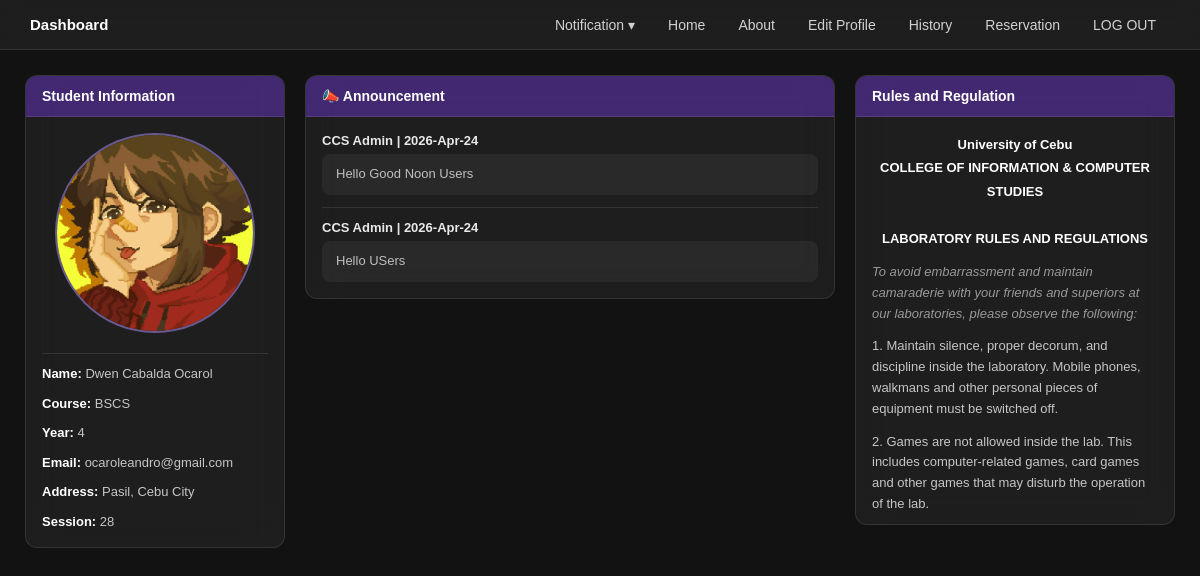
Screenshot of /home.php (signed in) with the database file from the repository.
### tables this page shows
CREATE TABLE `students` (
  `id` int(11) NOT NULL,
  `last_name` varchar(50) NOT NULL,
  `first_name` varchar(50) NOT NULL,
  `middle_name` varchar(50) DEFAULT NULL,
  `student_password` varchar(100) NOT NULL,
  `course` varchar(50) NOT NULL,
  `course_level` int(11) NOT NULL,
  `email` varchar(50) NOT NULL,
  `address` varchar(75) NOT NULL,
  `profile_image` varchar(100) DEFAULT 'IMG_Default.jpg',
  `session` int(11) DEFAULT 30
);

CREATE TABLE `announcements` (
  `id` int(11) NOT NULL,
  `posted_by` varchar(100) NOT NULL DEFAULT 'CCS Admin',
  `content` text NOT NULL,
  `created_at` datetime NOT NULL DEFAULT current_timestamp()
);

### home.php (the view, shortened to what this page needs)
<?php
require_once "includes/dbh.inc.php";
$query = "SELECT * FROM students WHERE id = ?";
$stmt  = $pdo->prepare($query);
$stmt->execute([$_SESSION["id"]]);
$student = $stmt->fetch(PDO::FETCH_ASSOC);
$announcements = $pdo->query("SELECT * FROM announcements ORDER BY created_at DESC")
                      ->fetchAll(PDO::FETCH_ASSOC);
?>
<!DOCTYPE html>
<html lang="en">
<head>
    <link rel="stylesheet" href="/MonitoringSystem/style.css">
</head>
<body>
    <nav>
        <span class="nav-brand">Dashboard</span>
        <ul class="nav-links">
            <li class="dropdown"><a href="#">Notification &#9662;</a></li>
            <li><a href="home.php">Home</a></li>
            <li><a href="#">About</a></li>
            <li><a href="editProfile.php">Edit Profile</a></li>
            <li><a href="#">History</a></li>
            <li><a href="#">Reservation</a></li>
            <li><a href="logout.php">LOG OUT</a></li>
        </ul>
    </nav>
    <div class="dashboard-container">
        <div class="dashboard-panel">
            <div class="panel-header">Student Information</div>
            <div class="panel-body student-info">
                <div class="student-avatar">
                    <img src="images/students/<?php echo !empty($student['profile_image']) ? htmlspecialchars($student['profile_image']) : 'IMG_Default.jpg'; ?>" alt="Avatar">
                </div>
                <hr>
                <p><strong>Name:</strong> <?php echo htmlspecialchars($student['first_name'] . ' ' . $student['middle_name'] . ' ' . $student['last_name']); ?></p>
                <p><strong>Course:</strong> <?php echo htmlspecialchars($student['course']); ?></p>
                <p><strong>Year:</strong> <?php echo htmlspecialchars($student['course_level']); ?></p>
                <p><strong>Email:</strong> <?php echo htmlspecialchars($student['email']); ?></p>
                <p><strong>Address:</strong> <?php echo htmlspecialchars($student['address']); ?></p>
                <p><strong>Session:</strong> <?php echo (int) $student['session']; ?></p>
            </div>
        </div>
        <div class="dashboard-panel">
            <div class="panel-header">&#128227; Announcement</div>
            <div class="panel-body announcement-body">
                <?php if (empty($announcements)): ?>
                    <p style="font-size:13px; color:rgba(255,255,255,0.4);">No announcements yet.</p>
                <?php else: ?>
                    <?php foreach ($announcements as $i => $a): ?>
                        <?php if ($i > 0): ?><hr><?php endif; ?>
                        <div class="announcement-item">
                            <p class="announcement-meta">
                                <?php echo htmlspecialchars($a['posted_by']); ?> |
                                <?php echo date('Y-M-d', strtotime($a['created_at'])); ?>
                            </p>
                            <div class="announcement-content">
                                <p><?php echo nl2br(htmlspecialchars($a['content'])); ?></p>
                            </div>
                        </div>
                    <?php endforeach; ?>
                <?php endif; ?>
            </div>
        </div>
        <div class="dashboard-panel">
            <div class="panel-header">Rules and Regulation</div>
            <div class="panel-body rules-body">
                <p class="rules-institution">University of Cebu<br>COLLEGE OF INFORMATION &amp; COMPUTER STUDIES<br><br>LABORATORY RULES AND REGULATIONS</p>
                <p class="rules-intro">To avoid embarrassment and maintain camaraderie with your friends and superiors at our laboratories, please observe the following:</p>
                <p>1. Maintain silence, proper decorum, and discipline inside the laboratory. Mobile phones, walkmans and other personal pieces of equipment must be switched off.</p>
                <p>2. Games are not allowed inside the lab. This includes computer-related games, card games and other games that may disturb the operation of the lab.</p>
            </div>
        </div>
    </div>
</body>
</html>

### style.css (style rules this page uses)
* { margin: 0; padding: 0; box-sizing: border-box; }
body { font-family: Arial, sans-serif; min-height: 100vh; background-color: #121212; }
nav { background-color: rgba(255, 255, 255, 0.05); backdrop-filter: blur(10px); border-bottom: 1px solid rgba(255, 255, 255, 0.1); height: 50px; padding: 12px 30px; display: flex; justify-content: space-between; align-items: center; }
.nav-brand { color: white; font-size: 15px; font-weight: bold; }
.nav-links { list-style: none; display: flex; gap: 5px; }
.nav-links a { color: rgba(255, 255, 255, 0.8); text-decoration: none; padding: 6px 14px; border-radius: 5px; font-size: 14px; }
.dropdown { position: relative; }
.dashboard-container { display: flex; gap: 20px; padding: 25px; align-items: flex-start; }
.dashboard-panel { background-color: rgba(255, 255, 255, 0.05); backdrop-filter: blur(16px); border: 1px solid rgba(255, 255, 255, 0.1); border-radius: 12px; overflow: hidden; display: flex; flex-direction: column; }
.dashboard-panel:nth-child(1) { width: 260px; flex-shrink: 0; }
.dashboard-panel:nth-child(2) { flex: 1; }
.dashboard-panel:nth-child(3) { width: 320px; height: 450px; flex-shrink: 0; }
.panel-header { background-color: rgba(124, 58, 237, 0.4); color: white; font-size: 14px; font-weight: bold; padding: 12px 16px; border-bottom: 1px solid rgba(255, 255, 255, 0.1); }
.panel-body { padding: 16px; color: rgba(255, 255, 255, 0.85); font-size: 14px; }
.student-info { display: flex; flex-direction: column; gap: 10px; }
.student-avatar { display: flex; justify-content: center; align-items: center; margin-bottom: 10px; }
.student-avatar img { width: 200px; height: 200px; border-radius: 50%; object-fit: cover; border: 2px solid rgba(167, 139, 250, 0.5); background-color: rgba(255, 255, 255, 0.05); }
.student-info hr { border: none; border-top: 1px solid rgba(255, 255, 255, 0.1); }
.student-info p { font-size: 13px; color: rgba(255, 255, 255, 0.75); line-height: 1.5; }
.student-info p strong { color: white; }
.announcement-body { display: flex; flex-direction: column; gap: 12px; max-height: 400px; overflow-y: auto; }
.announcement-body hr { border: none; border-top: 1px solid rgba(255, 255, 255, 0.1); }
.announcement-meta { font-size: 13px; font-weight: bold; color: rgba(255, 255, 255, 0.9); margin-bottom: 6px; }
.announcement-content { background-color: rgba(255, 255, 255, 0.05); border-radius: 8px; padding: 10px 14px; font-size: 13px; color: rgba(255, 255, 255, 0.7); line-height: 1.6; }
.rules-body { display: flex; flex-direction: column; gap: 12px; max-height: 400px; overflow-y: auto; }
.rules-body p { font-size: 13px; color: rgba(255, 255, 255, 0.75); line-height: 1.6; }
.rules-institution { font-size: 13px !important; font-weight: bold !important; color: white !important; text-align: center !important; line-height: 1.8 !important; }
.rules-intro { font-style: italic; color: rgba(255, 255, 255, 0.55) !important; }

### rows the page displays
students: profile_image (picture), first_name+middle_name+last_name "Dwen Cabalda Ocarol", course "BSCS", course_level "4", email "ocaroleandro@gmail.com", address "Pasil, Cebu City", session "28"
announcements: posted_by "CCS Admin", created_at "2026-Apr-24", content "Hello Good Noon Users"
announcements: posted_by "CCS Admin", created_at "2026-Apr-24", content "Hello USers"
